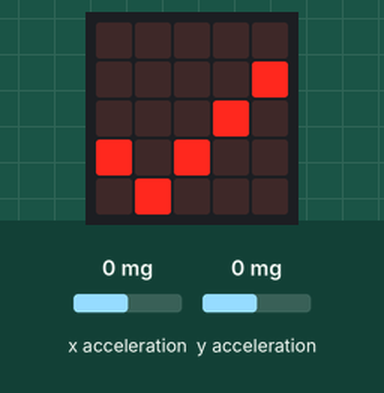
Bench run of a program on a simulated BBC micro:bit (MakeCode). Parts: the board's 5×5 LED display. The inputs (shaded band) are chosen by the test bench; at power-on: x acceleration 0 mg, y acceleration 0 mg.

Above: at 1.2 s.
1.3 s: x acceleration set to -92 mg
3.0 s: x acceleration set to -105 mg
At 3.9 s:
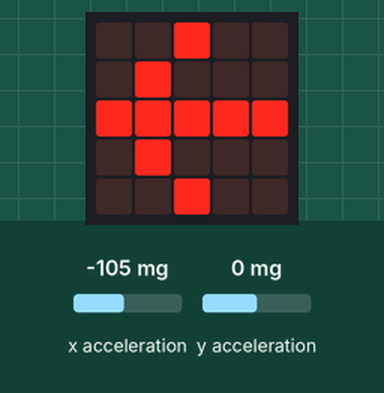
4.6 s: y acceleration set to -96 mg
6.1 s: y acceleration set to -109 mg
At 7.6 s:
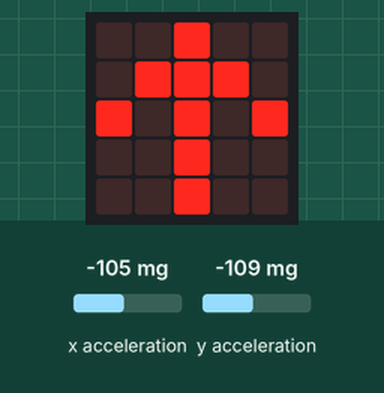
7.9 s: y acceleration set to 750 mg
At 9.3 s:
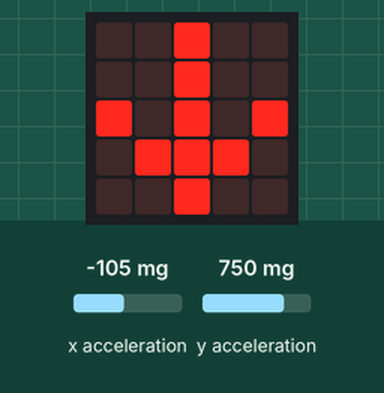
9.6 s: y acceleration set to 109 mg
11.1 s: y acceleration set to 92 mg
At 13.0 s:
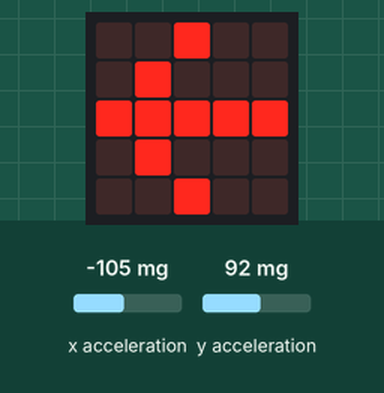
Timing chart, 0 to 14.0 s (numbered marks = the images above; inputs shaded):
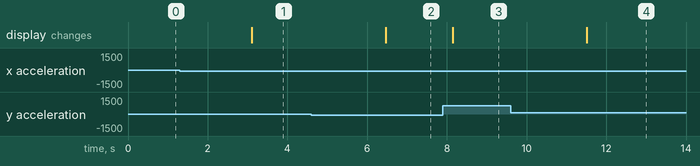

Measured:
- the behaviour switches between -100 and -101 mg on x acceleration (found by bisection; images 0 and 1)
- the behaviour switches between -100 and -101 mg on y acceleration (found by bisection; images 1 and 2)
- the behaviour switches between 101 and 100 mg on y acceleration (found by bisection; images 3 and 4)
- after the input at 1.3 s, every drawn part: stays the same
- after the input at 3.0 s, the display: changes after 0.11 s (image 1)
- after the input at 4.6 s, every drawn part: stays the same
- after the input at 6.1 s, the display: changes after 0.37 s (image 2)
- after the input at 7.9 s, the display: changes after 0.25 s (image 3)
- after the input at 9.6 s, every drawn part: stays the same
- after the input at 11.1 s, the display: changes after 0.41 s (image 4)

The program:

main.ts
```typescript
basic.forever(function () {
    if (input.acceleration(Dimension.Y) < -100) {
        basic.showLeds(`
            . . # . .
            . # # # .
            # . # . #
            . . # . .
            . . # . .
            `)
    } else if (input.acceleration(Dimension.Y) > 100) {
        basic.showLeds(`
            . . # . .
            . . # . .
            # . # . #
            . # # # .
            . . # . .
            `)
    } else if (input.acceleration(Dimension.X) < -100) {
        basic.showLeds(`
            . . # . .
            . # . . .
            # # # # #
            . # . . .
            . . # . .
            `)
    } else if (input.acceleration(Dimension.X) > 100) {
        basic.showLeds(`
            . . # . .
            . . . # .
            # # # # #
            . . . # .
            . . # . .
            `)
    } else if (input.acceleration(Dimension.Y) < -1023) {
        basic.showLeds(`
            . # # # #
            . . . # #
            . . # . #
            . # . . #
            # . . . .
            `)
    } else if (input.acceleration(Dimension.X) == -1023) {
        basic.showLeds(`
            # # # # .
            # # . . .
            # . # . .
            # . . # .
            . . . . #
            `)
    } else if (input.acceleration(Dimension.Y) == 1023) {
        basic.showLeds(`
            # . . . .
            . # . . #
            . . # . #
            . . . # #
            . # # # #
            `)
    } else if (input.acceleration(Dimension.X) == -1023) {
        basic.showLeds(`
            . . . . #
            # . . # .
            # . # . .
            # # . . .
            # # # # .
            `)
    } else {
        basic.showIcon(IconNames.Yes)
    }
})
```

test.ts
```typescript
// les tests vont ici ; cela ne sera pas compilé si ce paquet est utilisé en tant qu'extension.
```
